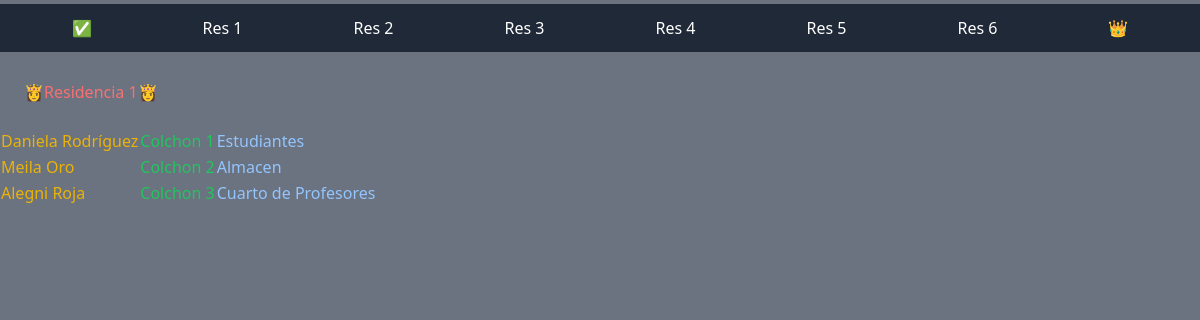
/res_1/, run on an earlier commit of the app's database.
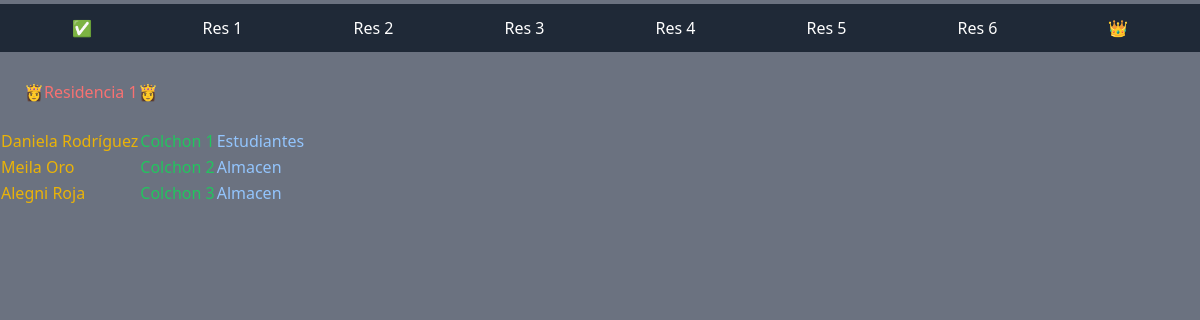
And on a later commit of the database.
### Myapp/models.py (models this page shows, shortened)
class Estudiante(models.Model):
    nombre_estudiante=models.CharField(max_length=50, primary_key=True)
    residencia=models.PositiveIntegerField()
    colchon=models.ForeignKey(Colchon, on_delete=models.CASCADE)

class Colchon(models.Model):
    numero_colchon=models.PositiveIntegerField(primary_key=True)
    lugar=models.ForeignKey(Lugar,default=1 ,null=False, on_delete=models.CASCADE)
    boton=models.BooleanField(default=False)
    def __str__(self):
        x=str(self.numero_colchon)
        return f"Colchon {x}"

class Lugar(models.Model):
    nombre_lugar=models.CharField(max_length=20)
    def __str__(self):
        return self.nombre_lugar

### Myapp/views.py (the view)
# urls.py: path('res_1/',views.res_1, name="Residencia_1"),
def res_1(requers):
    resid=Estudiante.objects.all()
    return render(requers,'resi_1.html',{
        'estudiantes':resid
    })

### Myapp/templates/resi_1.html
{% extends 'base.html' %}
{% block conten %}
<h1 class="p-6 text-red-400">👸Residencia 1👸</h1>
<TABLE whitespace-no-wrap>
{% for estudiante in estudiantes %}
{% if estudiante.residencia == 1 %}
    <tr>
        <td><h3 class="text-yellow-500">{{estudiante.nombre_estudiante}}</h3></td>
        <td><h3 class="text-green-500">{{estudiante.colchon}}</h3></td>
        <td><h3 class="text-blue-300">{{estudiante.colchon.lugar}}</h3></td>
    </tr>
{% endif %}
{% endfor %}
</TABLE>
{% endblock %}

What changed in the data, as far as the page shows it:
changed through a linked row, Estudiante "Alegni Roja": colchon.lugar "Cuarto de Profesores" → "Almacen"
